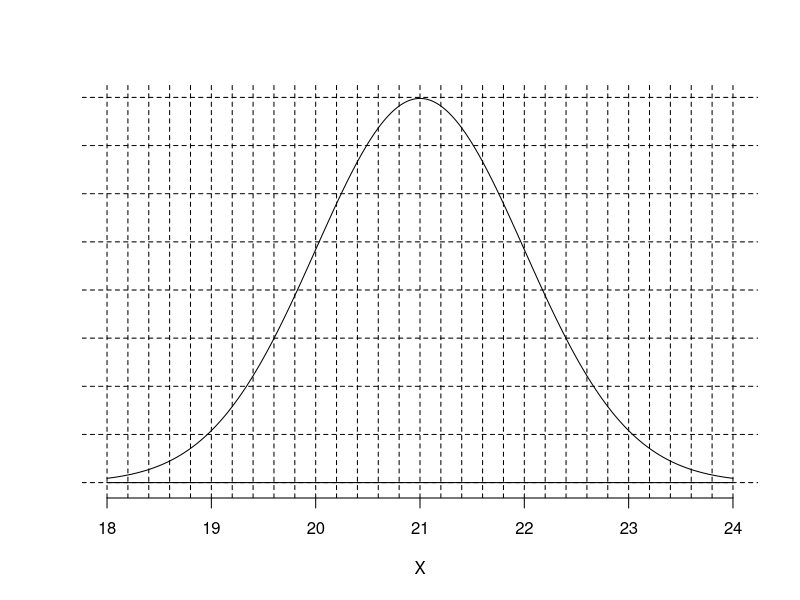
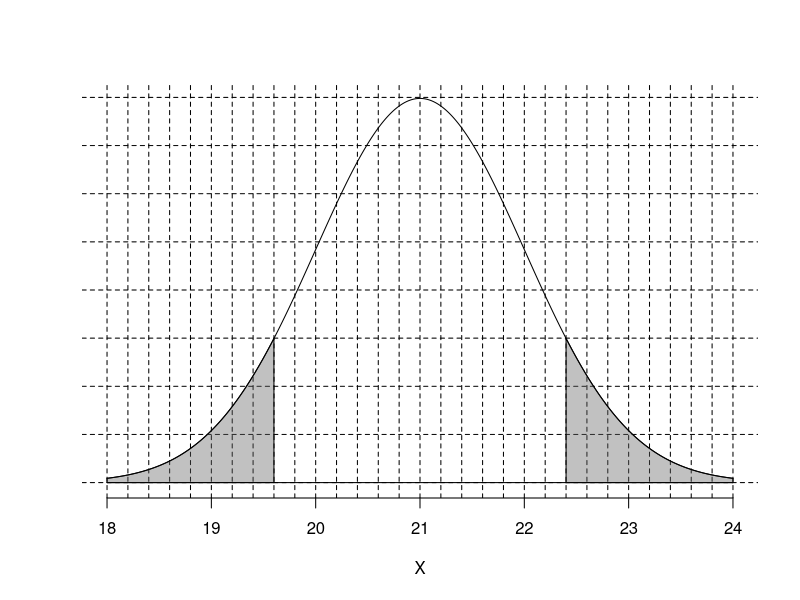

The R source for these figures, in order:
## ---- chunk 1
zs = (-3*5):(3*5)/5
ys = 0:8*0.05
z = sample(1:(2*5)/5,1)
mu = sample(10:60,1)
si = sample(1:round(mu/3),1)
## ---- chunk 2
plot(0,0,type="n",ann=F,axes=F,xlim=c(-3,3),ylim=c(0,0.4))
abline(h = ys,lty=2)
abline(v=zs,lty=2)
lines((-300:300)/100,dnorm((-300:300)/100))
axis(1,at=(-3):(3),labels=-3:3*si+mu)
mtext("X",side=1,line = 3)
lines(c(-3,3),c(0,0))
## ---- chunk 3
plot(0,0,type="n",ann=F,axes=F,xlim=c(-3,3),ylim=c(0,0.4))
abline(h = ys,lty=2)
abline(v=zs,lty=2)
xs = (-300:300)/100
dn = dnorm(xs)
lines(xs,dn)
lines(c(-3,3),c(0,0))
polygon(c(xs[xs<=-z],-z,-3),c(dn[xs<=-z],0,0),col = rgb(0.4,0.4,0.4,0.4))
polygon(c(xs[xs>=z],3,z),c(dn[xs>=z],0,0),col = rgb(0.4,0.4,0.4,0.4))
axis(1,at=(-3):(3),labels=-3:3*si+mu)
mtext("X",side=1,line = 3)
